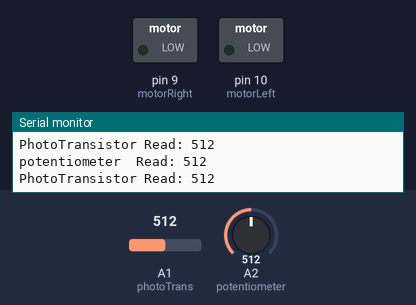
The sketch below on a simulated Arduino Uno, built with avr-gcc and run on an emulated ATmega328P. On the bench: switched loads named in the sketch (green lamp = pin HIGH), the last lines printed to the serial monitor. The inputs (shaded band) are chosen by the test bench; at power-on: A1 (photoTrans) = 512, A2 (potentiometer) = 512.

Above: at 1.2 s.
1.3 s: A1 (photoTrans) set to 716
At 1.8 s:
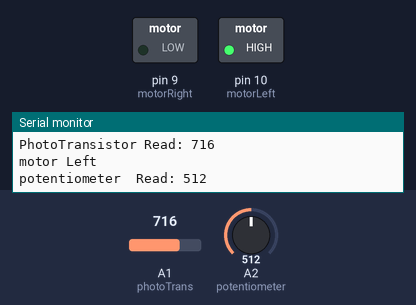
2.8 s: A2 (potentiometer) set to 705
5.8 s: A2 (potentiometer) set to 730
At 6.3 s:
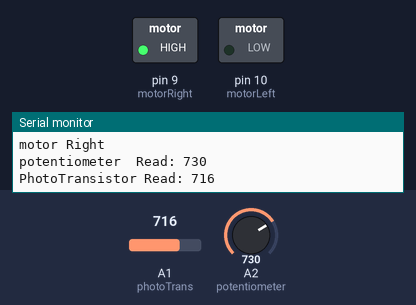
7.4 s: A1 (photoTrans) set to 742
At 8.3 s:
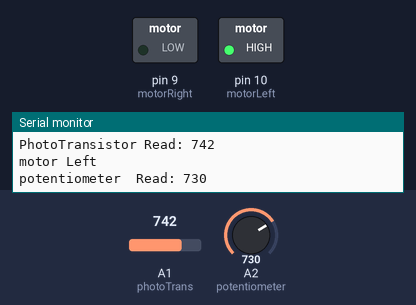
Timing chart, 0 to 10.4 s (numbered marks = the images above; inputs shaded):
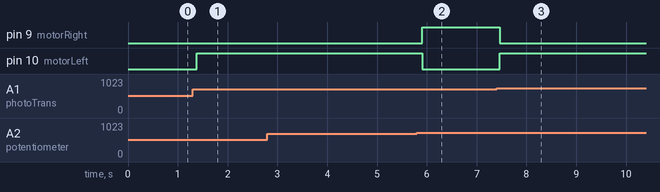

The sketch:

LineFollower.ino
```cpp
//photoResistor
int potentiometer = 2;  // we are using pin A2
int potentiometerVal = 0;    // we initialize the value of integer to 0

//photo transistor
int photoTrans = 1;  // we are using pin A1
int photoVal = 0;    // we initialize the value of integer to 0

//Motors
int motorRight = 9;
int motorLeft = 10;


void setup() {
  Serial.begin(9600); //seting up the serial
  // put your setup code here, to run once:

  //set up as the output pins
  pinMode(motorRight, OUTPUT);
  pinMode(motorLeft, OUTPUT);

}

void loop() {
  String titlepotentiometer = "potentiometer  Read: "; // to make the reading easy to read
  potentiometerVal = analogRead(potentiometer); // read the analog pin, and store value in to intVal
  Serial.println(titlepotentiometer + potentiometerVal); //debug value so we can see in realtime.

  String titlePhotoTrans = "PhotoTransistor Read: "; // to make the reading easy to read
  photoVal = analogRead(photoTrans); // read the analog pin, and store value in to intVal
  Serial.println(titlePhotoTrans + photoVal); //debug value so we can see in realtime.
  //delay(200);

 if(photoVal < potentiometerVal){
    Serial.println("motor Right \n");
    motorRightON();
 }else if(photoVal > potentiometerVal){
    Serial.println("motor Left \n");
    motorLeftON();
 }else{

    }

}

//Methods to runt the motor
void motorRightON(){
  digitalWrite(motorRight, HIGH);
  digitalWrite(motorLeft, LOW);
}
void motorLeftON(){
  digitalWrite(motorRight, LOW);
  digitalWrite(motorLeft, HIGH);
}
```

Measured:
- the behaviour switches between 716 and 717 on A2 (potentiometer) (found by bisection; images 1 and 2)
- the behaviour switches between 730 and 731 on A1 (photoTrans) (found by bisection; images 2 and 3)
- after the input at 1.3 s, pin 10 (motorLeft): LOW → HIGH after 0.08 s
- after the input at 5.8 s, pin 9 (motorRight): LOW → HIGH after 0.11 s; pin 10 (motorLeft): HIGH → LOW after 0.11 s
- after the input at 7.4 s, pin 9 (motorRight): HIGH → LOW after 0.07 s; pin 10 (motorLeft): LOW → HIGH after 0.07 s
